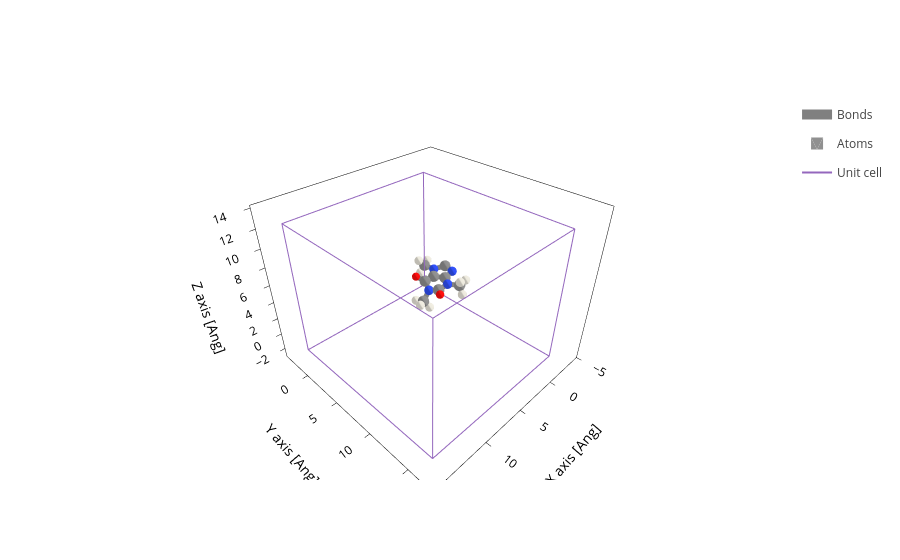

The code cell stored with this chart in its notebook:
### Markdown cell above
molecule=Geometry.read("cafeina.xyz")

### Code cell
molecule.plot()

### Figure 1 — Plotly figure (JSON) as saved in the notebook; plotly's stock layout.template omitted (floating-point values rounded to 4 significant figures; data arrays with more than 128 entries replaced by an {"elided": "..."} marker saying what was removed)
{"data": [{"line": {"color": "gray", "width": 10}, "meta": {}, "mode": "lines", "name": "Bonds", "opacity": 1, "type": "scatter3d", "x": {"elided": "504 float values"}, "y": {"elided": "504 float values"}, "z": {"elided": "504 float values"}}, {"alphahull": 0, "color": "#909090", "hovertemplate": "%{meta.position}", "legendgroup": "Atoms", "meta": {"meta": {"Atoms_i": 0}, "position": "(-0.09, -0.00, 0.45)"}, "name": "Atoms", "opacity": 1, "showlegend": true, "showscale": false, "type": "mesh3d", "x": {"elided": "225 float values"}, "y": {"elided": "225 float values"}, "z": {"elided": "225 float values"}}, {"alphahull": 0, "color": "#909090", "hovertemplate": "%{meta.position}", "legendgroup": "Atoms", "meta": {"meta": {"Atoms_i": 1}, "position": "(-1.42, 0.10, 0.54)"}, "name": "Atoms", "opacity": 1, "showlegend": false, "showscale": false, "type": "mesh3d", "x": {"elided": "225 float values"}, "y": {"elided": "225 float values"}, "z": {"elided": "225 float values"}}, {"alphahull": 0, "color": "#909090", "hovertemplate": "%{meta.position}", "legendgroup": "Atoms", "meta": {"meta": {"Atoms_i": 2}, "position": "(-2.04, 1.37, 0.65)"}, "name": "Atoms", "opacity": 1, "showlegend": false, "showscale": false, "type": "mesh3d", "x": {"elided": "225 float values"}, "y": {"elided": "225 float values"}, "z": {"elided": "225 float values"}}, {"alphahull": 0, "color": "#3050F8", "hovertemplate": "%{meta.position}", "legendgroup": "Atoms", "meta": {"meta": {"Atoms_i": 3}, "position": "(-1.34, 2.46, 0.59)"}, "name": "Atoms", "opacity": 1, "showlegend": false, "showscale": false, "type": "mesh3d", "x": {"elided": "225 float values"}, "y": {"elided": "225 float values"}, "z": {"elided": "225 float values"}}, {"alphahull": 0, "color": "#909090", "hovertemplate": "%{meta.position}", "legendgroup": "Atoms", "meta": {"meta": {"Atoms_i": 4}, "position": "(-0.00, 2.31, 0.37)"}, "name": "Atoms", "opacity": 1, "showlegend": false, "showscale": false, "type": "mesh3d", "x": {"elided": "225 float values"}, "y": {"elided": "225 float values"}, "z": {"elided": "225 float values"}}, {"alphahull": 0, "color": "#3050F8", "hovertemplate": "%{meta.position}", "legendgroup": "Atoms", "meta": {"meta": {"Atoms_i": 5}, "position": "(0.42, 1.16, -0.05)"}, "name": "Atoms", "opacity": 1, "showlegend": false, "showscale": false, "type": "mesh3d", "x": {"elided": "225 float values"}, "y": {"elided": "225 float values"}, "z": {"elided": "225 float values"}}, {"alphahull": 0, "color": "#3050F8", "hovertemplate": "%{meta.position}", "legendgroup": "Atoms", "meta": {"meta": {"Atoms_i": 6}, "position": "(-3.42, 1.22, 0.86)"}, "name": "Atoms", "opacity": 1, "showlegend": false, "showscale": false, "type": "mesh3d", "x": {"elided": "225 float values"}, "y": {"elided": "225 float values"}, "z": {"elided": "225 float values"}}, {"alphahull": 0, "color": "#3050F8", "hovertemplate": "%{meta.position}", "legendgroup": "Atoms", "meta": {"meta": {"Atoms_i": 7}, "position": "(-2.43, -0.88, 0.67)"}, "name": "Atoms", "opacity": 1, "showlegend": false, "showscale": false, "type": "mesh3d", "x": {"elided": "225 float values"}, "y": {"elided": "225 float values"}, "z": {"elided": "225 float values"}}, {"alphahull": 0, "color": "#909090", "hovertemplate": "%{meta.position}", "legendgroup": "Atoms", "meta": {"meta": {"Atoms_i": 8}, "position": "(-3.71, -0.21, 0.86)"}, "name": "Atoms", "opacity": 1, "showlegend": false, "showscale": false, "type": "mesh3d", "x": {"elided": "225 float values"}, "y": {"elided": "225 float values"}, "z": {"elided": "225 float values"}}, {"alphahull": 0, "color": "#FF0D0D", "hovertemplate": "%{meta.position}", "legendgroup": "Atoms", "meta": {"meta": {"Atoms_i": 9}, "position": "(0.40, -1.03, 0.82)"}, "name": "Atoms", "opacity": 1, "showlegend": false, "showscale": false, "type": "mesh3d", "x": {"elided": "225 float values"}, "y": {"elided": "225 float values"}, "z": {"elided": "225 float values"}}, {"alphahull": 0, "color": "#FF0D0D", "hovertemplate": "%{meta.position}", "legendgroup": "Atoms", "meta": {"meta": {"Atoms_i": 10}, "position": "(0.73, 3.24, 0.56)"}, "name": "Atoms", "opacity": 1, "showlegend": false, "showscale": false, "type": "mesh3d", "x": {"elided": "225 float values"}, "y": {"elided": "225 float values"}, "z": {"elided": "225 float values"}}, {"alphahull": 0, "color": "#909090", "hovertemplate": "%{meta.position}", "legendgroup": "Atoms", "meta": {"meta": {"Atoms_i": 11}, "position": "(-1.94, 3.77, 0.78)"}, "name": "Atoms", "opacity": 1, "showlegend": false, "showscale": false, "type": "mesh3d", "x": {"elided": "225 float values"}, "y": {"elided": "225 float values"}, "z": {"elided": "225 float values"}}, {"alphahull": 0, "color": "#909090", "hovertemplate": "%{meta.position}", "legendgroup": "Atoms", "meta": {"meta": {"Atoms_i": 12}, "position": "(1.27, 1.10, -1.23)"}, "name": "Atoms", "opacity": 1, "showlegend": false, "showscale": false, "type": "mesh3d", "x": {"elided": "225 float values"}, "y": {"elided": "225 float values"}, "z": {"elided": "225 float values"}}, {"alphahull": 0, "color": "#909090", "hovertemplate": "%{meta.position}", "legendgroup": "Atoms", "meta": {"meta": {"Atoms_i": 13}, "position": "(-2.25, -2.31, 0.64)"}, "name": "Atoms", "opacity": 1, "showlegend": false, "showscale": false, "type": "mesh3d", "x": {"elided": "225 float values"}, "y": {"elided": "225 float values"}, "z": {"elided": "225 float values"}}, {"alphahull": 0, "color": "#EDEADE", "hovertemplate": "%{meta.position}", "legendgroup": "Atoms", "meta": {"meta": {"Atoms_i": 14}, "position": "(-1.58, -2.62, 1.47)"}, "name": "Atoms", "opacity": 1, "showlegend": false, "showscale": false, "type": "mesh3d", "x": {"elided": "225 float values"}, "y": {"elided": "225 float values"}, "z": {"elided": "225 float values"}}, {"alphahull": 0, "color": "#EDEADE", "hovertemplate": "%{meta.position}", "legendgroup": "Atoms", "meta": {"meta": {"Atoms_i": 15}, "position": "(-3.22, -2.82, 0.77)"}, "name": "Atoms", "opacity": 1, "showlegend": false, "showscale": false, "type": "mesh3d", "x": {"elided": "225 float values"}, "y": {"elided": "225 float values"}, "z": {"elided": "225 float values"}}, {"alphahull": 0, "color": "#EDEADE", "hovertemplate": "%{meta.position}", "legendgroup": "Atoms", "meta": {"meta": {"Atoms_i": 16}, "position": "(-1.81, -2.61, -0.33)"}, "name": "Atoms", "opacity": 1, "showlegend": false, "showscale": false, "type": "mesh3d", "x": {"elided": "225 float values"}, "y": {"elided": "225 float values"}, "z": {"elided": "225 float values"}}, {"alphahull": 0, "color": "#EDEADE", "hovertemplate": "%{meta.position}", "legendgroup": "Atoms", "meta": {"meta": {"Atoms_i": 17}, "position": "(-1.47, 4.28, 1.66)"}, "name": "Atoms", "opacity": 1, "showlegend": false, "showscale": false, "type": "mesh3d", "x": {"elided": "225 float values"}, "y": {"elided": "225 float values"}, "z": {"elided": "225 float values"}}, {"alphahull": 0, "color": "#EDEADE", "hovertemplate": "%{meta.position}", "legendgroup": "Atoms", "meta": {"meta": {"Atoms_i": 18}, "position": "(-1.77, 4.40, -0.12)"}, "name": "Atoms", "opacity": 1, "showlegend": false, "showscale": false, "type": "mesh3d", "x": {"elided": "225 float values"}, "y": {"elided": "225 float values"}, "z": {"elided": "225 float values"}}, {"alphahull": 0, "color": "#EDEADE", "hovertemplate": "%{meta.position}", "legendgroup": "Atoms", "meta": {"meta": {"Atoms_i": 19}, "position": "(-3.03, 3.72, 0.96)"}, "name": "Atoms", "opacity": 1, "showlegend": false, "showscale": false, "type": "mesh3d", "x": {"elided": "225 float values"}, "y": {"elided": "225 float values"}, "z": {"elided": "225 float values"}}, {"alphahull": 0, "color": "#EDEADE", "hovertemplate": "%{meta.position}", "legendgroup": "Atoms", "meta": {"meta": {"Atoms_i": 20}, "position": "(1.48, 0.05, -1.53)"}, "name": "Atoms", "opacity": 1, "showlegend": false, "showscale": false, "type": "mesh3d", "x": {"elided": "225 float values"}, "y": {"elided": "225 float values"}, "z": {"elided": "225 float values"}}, {"alphahull": 0, "color": "#EDEADE", "hovertemplate": "%{meta.position}", "legendgroup": "Atoms", "meta": {"meta": {"Atoms_i": 21}, "position": "(0.77, 1.61, -2.08)"}, "name": "Atoms", "opacity": 1, "showlegend": false, "showscale": false, "type": "mesh3d", "x": {"elided": "225 float values"}, "y": {"elided": "225 float values"}, "z": {"elided": "225 float values"}}, {"alphahull": 0, "color": "#EDEADE", "hovertemplate": "%{meta.position}", "legendgroup": "Atoms", "meta": {"meta": {"Atoms_i": 22}, "position": "(2.24, 1.60, -1.02)"}, "name": "Atoms", "opacity": 1, "showlegend": false, "showscale": false, "type": "mesh3d", "x": {"elided": "225 float values"}, "y": {"elided": "225 float values"}, "z": {"elided": "225 float values"}}, {"meta": {}, "mode": "lines", "name": "Unit cell", "type": "scatter3d", "x": [0.0, 0.0, 15.95, 15.95, 0.0, 0.0, NaN, 0.0, 0.0, 0.0, 15.95, 15.95, 0.0, NaN, 15.95, 15.95, NaN, 15.95, 15.95], "y": [0.0, 17.22, 17.22, 17.22, 17.22, 17.22, NaN, 17.22, 0.0, 0.0, 0.0, 0.0, 0.0, NaN, 17.22, 0.0, NaN, 17.22, 0.0], "z": [0.0, 0.0, 0.0, 13.75, 13.75, 0.0, NaN, 13.75, 13.75, 0.0, 0.0, 13.75, 13.75, NaN, 0.0, 0.0, NaN, 13.75, 13.75]}], "layout": {"scene": {"aspectmode": "data", "xaxis": {"title": {"text": "X axis [Ang]"}}, "yaxis": {"title": {"text": "Y axis [Ang]"}}, "zaxis": {"title": {"text": "Z axis [Ang]"}}}, "xaxis": {"scaleanchor": "y", "scaleratio": 1, "title": {"text": "X axis [Ang]"}}, "yaxis": {"title": {"text": "Y axis [Ang]"}}}}
